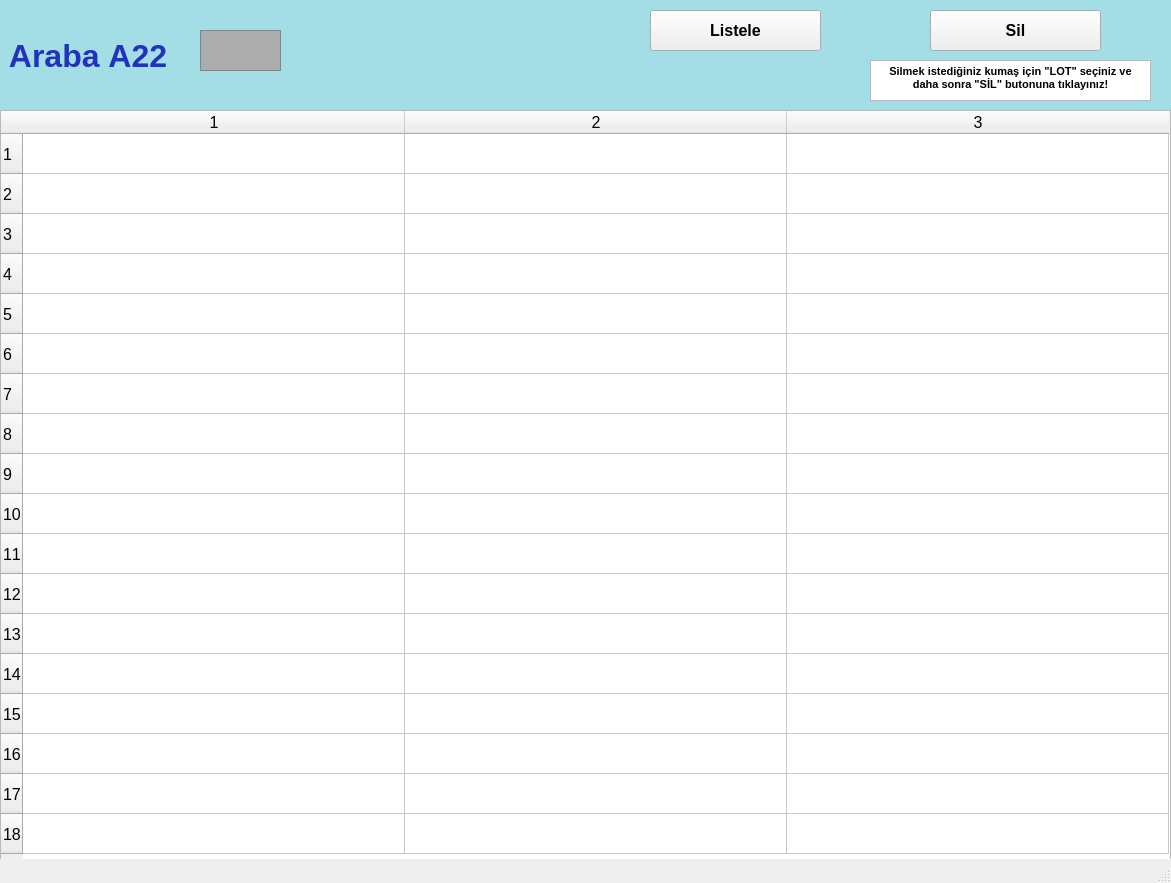
<?xml version="1.0" encoding="UTF-8"?>
<ui version="4.0">
 <class>arabalarA22_ekran</class>
 <widget class="QMainWindow" name="arabalarA22_ekran">
  <property name="geometry">
   <rect>
    <x>0</x>
    <y>0</y>
    <width>1171</width>
    <height>883</height>
   </rect>
  </property>
  <property name="font">
   <font>
    <pointsize>12</pointsize>
    <weight>50</weight>
    <bold>false</bold>
    <kerning>false</kerning>
   </font>
  </property>
  <property name="windowTitle">
   <string/>
  </property>
  <widget class="QWidget" name="centralwidget">
   <widget class="QLabel" name="arabaA1yazi_lbl">
    <property name="geometry">
     <rect>
      <x>0</x>
      <y>0</y>
      <width>1171</width>
      <height>111</height>
     </rect>
    </property>
    <property name="font">
     <font>
      <pointsize>24</pointsize>
      <weight>75</weight>
      <bold>true</bold>
     </font>
    </property>
    <property name="styleSheet">
     <string notr="true">background-color: rgb(163, 221, 229);
color: rgb(34, 50, 190);</string>
    </property>
    <property name="text">
     <string> Araba A22</string>
    </property>
   </widget>
   <widget class="QFrame" name="arabaA1_img">
    <property name="geometry">
     <rect>
      <x>200</x>
      <y>30</y>
      <width>81</width>
      <height>41</height>
     </rect>
    </property>
    <property name="styleSheet">
     <string notr="true">background-color: rgb(173, 173, 173);</string>
    </property>
    <property name="frameShape">
     <enum>QFrame::StyledPanel</enum>
    </property>
    <property name="frameShadow">
     <enum>QFrame::Raised</enum>
    </property>
   </widget>
   <widget class="QPushButton" name="listele22_btn">
    <property name="geometry">
     <rect>
      <x>650</x>
      <y>10</y>
      <width>171</width>
      <height>41</height>
     </rect>
    </property>
    <property name="font">
     <font>
      <pointsize>12</pointsize>
      <weight>75</weight>
      <bold>true</bold>
     </font>
    </property>
    <property name="text">
     <string>Listele</string>
    </property>
   </widget>
   <widget class="QTableWidget" name="A22_tw">
    <property name="geometry">
     <rect>
      <x>0</x>
      <y>110</y>
      <width>1171</width>
      <height>751</height>
     </rect>
    </property>
    <property name="baseSize">
     <size>
      <width>0</width>
      <height>0</height>
     </size>
    </property>
    <property name="rowCount">
     <number>18</number>
    </property>
    <property name="columnCount">
     <number>3</number>
    </property>
    <attribute name="horizontalHeaderVisible">
     <bool>true</bool>
    </attribute>
    <attribute name="horizontalHeaderCascadingSectionResizes">
     <bool>false</bool>
    </attribute>
    <attribute name="horizontalHeaderDefaultSectionSize">
     <number>382</number>
    </attribute>
    <attribute name="horizontalHeaderMinimumSectionSize">
     <number>38</number>
    </attribute>
    <attribute name="verticalHeaderDefaultSectionSize">
     <number>40</number>
    </attribute>
    <attribute name="verticalHeaderMinimumSectionSize">
     <number>23</number>
    </attribute>
    <row/>
    <row/>
    <row/>
    <row/>
    <row/>
    <row/>
    <row/>
    <row/>
    <row/>
    <row/>
    <row/>
    <row/>
    <row/>
    <row/>
    <row/>
    <row/>
    <row/>
    <row/>
    <column/>
    <column/>
    <column/>
   </widget>
   <widget class="QPushButton" name="sil22_btn">
    <property name="geometry">
     <rect>
      <x>930</x>
      <y>10</y>
      <width>171</width>
      <height>41</height>
     </rect>
    </property>
    <property name="font">
     <font>
      <pointsize>12</pointsize>
      <weight>75</weight>
      <bold>true</bold>
     </font>
    </property>
    <property name="text">
     <string>Sil</string>
    </property>
   </widget>
   <widget class="QTextBrowser" name="textBrowser">
    <property name="geometry">
     <rect>
      <x>870</x>
      <y>60</y>
      <width>281</width>
      <height>41</height>
     </rect>
    </property>
    <property name="html">
     <string>&lt;!DOCTYPE HTML PUBLIC &quot;-//W3C//DTD HTML 4.0//EN&quot; &quot;http://www.w3.org/TR/REC-html40/strict.dtd&quot;&gt;
&lt;html&gt;&lt;head&gt;&lt;meta name=&quot;qrichtext&quot; content=&quot;1&quot; /&gt;&lt;style type=&quot;text/css&quot;&gt;
p, li { white-space: pre-wrap; }
&lt;/style&gt;&lt;/head&gt;&lt;body style=&quot; font-family:'MS Shell Dlg 2'; font-size:12pt; font-weight:400; font-style:normal;&quot;&gt;
&lt;p align=&quot;center&quot; style=&quot; margin-top:0px; margin-bottom:0px; margin-left:0px; margin-right:0px; -qt-block-indent:0; text-indent:0px;&quot;&gt;&lt;span style=&quot; font-size:8pt; font-weight:600;&quot;&gt;Silmek istediğiniz kumaş için &amp;quot;LOT&amp;quot; seçiniz ve daha sonra &amp;quot;SİL&amp;quot; butonuna tıklayınız!&lt;/span&gt;&lt;/p&gt;&lt;/body&gt;&lt;/html&gt;</string>
    </property>
   </widget>
  </widget>
  <widget class="QStatusBar" name="statusbar"/>
 </widget>
 <resources/>
 <connections/>
</ui>
